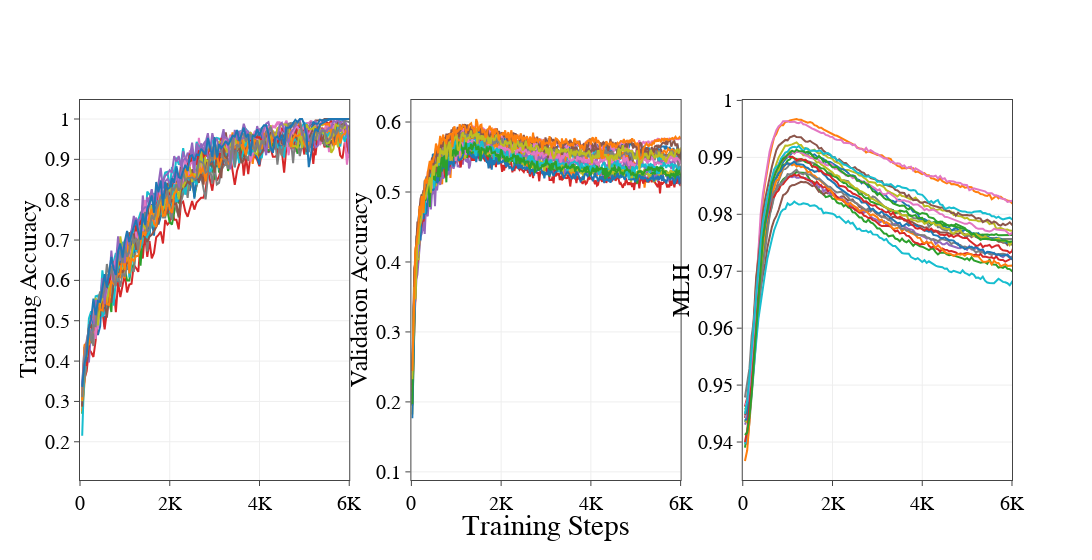

Notebook code for this chart:
### Code cell
files = glob("./converted/*.csv")
import plotly.graph_objects as go
from plotly.subplots import make_subplots

fig = make_subplots(rows=1, cols=3, shared_xaxes=True, x_title="Training Steps")
for f in files:
    df = pd.read_csv(f)

    acc_train = df.loc[df.metric == "acc/train"]
    fig.add_trace(
        go.Scatter(x=acc_train.step, y=acc_train.value),
        row=1, col=1
    )

    acc_val = df.loc[df.metric == "acc/val"]
    fig.add_trace(
        go.Scatter(x=acc_val.step, y=acc_val.value),
        row=1, col=2
    )
    
    mlh = df.loc[df.metric == "mlh/train"]
    fig.add_trace(
        go.Scatter(x=mlh.step, y=mlh.value),
        row=1, col=3,
        
    )

fig.update_layout(showlegend=False, width=1500)
fig.update_xaxes(
    range=[0, 6000],
    tickmode='array',
    tickvals=[0, 2000, 4000, 6000],
    ticktext=["0", "2K", "4K", "6K"]
)

fig.update_yaxes(title_text="Training Accuracy", row=1, col=1)
fig.update_yaxes(title_text="Validation Accuracy", row=1, col=2)
fig.update_yaxes(title_text="MLH", row=1, col=3)
fig.update_yaxes(title_standoff=1)

fig.update_layout(
    font=dict(
        family="Times New Roman",
        size=29,
        color="Black",
    ), 
    autosize=True,
    # coloraxis={"colorscale":"inferno"}
)
fig.update_annotations(font_size=29)

fig.update_layout(template='none', font={'size': 20, "family":'Times New Roman', "color":"#000000"}, title=None, legend_borderwidth=1)
fig.update_xaxes(mirror=True, ticks="outside", showline=True, automargin=True, showgrid=True)
fig.update_yaxes(mirror=True, ticks="outside", showline=True, automargin=True, showgrid=True)

fig.show()

### Figure 1 — Plotly figure (JSON) as saved in the notebook; plotly's stock layout.template omitted (floating-point values rounded to 4 significant figures; data arrays with more than 128 entries replaced by an {"elided": "..."} marker saying what was removed)
{"data": [{"type": "scatter", "x": {"elided": "276 int values"}, "xaxis": "x", "y": {"elided": "276 float values"}, "yaxis": "y"}, {"type": "scatter", "x": {"elided": "600 int values"}, "xaxis": "x2", "y": {"elided": "600 float values"}, "yaxis": "y2"}, {"type": "scatter", "x": {"elided": "276 int values"}, "xaxis": "x3", "y": {"elided": "276 float values"}, "yaxis": "y3"}, {"type": "scatter", "x": {"elided": "276 int values"}, "xaxis": "x", "y": {"elided": "276 float values"}, "yaxis": "y"}, {"type": "scatter", "x": {"elided": "600 int values"}, "xaxis": "x2", "y": {"elided": "600 float values"}, "yaxis": "y2"}, {"type": "scatter", "x": {"elided": "276 int values"}, "xaxis": "x3", "y": {"elided": "276 float values"}, "yaxis": "y3"}, {"type": "scatter", "x": {"elided": "276 int values"}, "xaxis": "x", "y": {"elided": "276 float values"}, "yaxis": "y"}, {"type": "scatter", "x": {"elided": "600 int values"}, "xaxis": "x2", "y": {"elided": "600 float values"}, "yaxis": "y2"}, {"type": "scatter", "x": {"elided": "276 int values"}, "xaxis": "x3", "y": {"elided": "276 float values"}, "yaxis": "y3"}, {"type": "scatter", "x": {"elided": "276 int values"}, "xaxis": "x", "y": {"elided": "276 float values"}, "yaxis": "y"}, {"type": "scatter", "x": {"elided": "600 int values"}, "xaxis": "x2", "y": {"elided": "600 float values"}, "yaxis": "y2"}, {"type": "scatter", "x": {"elided": "276 int values"}, "xaxis": "x3", "y": {"elided": "276 float values"}, "yaxis": "y3"}, {"type": "scatter", "x": {"elided": "276 int values"}, "xaxis": "x", "y": {"elided": "276 float values"}, "yaxis": "y"}, {"type": "scatter", "x": {"elided": "600 int values"}, "xaxis": "x2", "y": {"elided": "600 float values"}, "yaxis": "y2"}, {"type": "scatter", "x": {"elided": "276 int values"}, "xaxis": "x3", "y": {"elided": "276 float values"}, "yaxis": "y3"}, {"type": "scatter", "x": {"elided": "276 int values"}, "xaxis": "x", "y": {"elided": "276 float values"}, "yaxis": "y"}, {"type": "scatter", "x": {"elided": "600 int values"}, "xaxis": "x2", "y": {"elided": "600 float values"}, "yaxis": "y2"}, {"type": "scatter", "x": {"elided": "276 int values"}, "xaxis": "x3", "y": {"elided": "276 float values"}, "yaxis": "y3"}, {"type": "scatter", "x": {"elided": "276 int values"}, "xaxis": "x", "y": {"elided": "276 float values"}, "yaxis": "y"}, {"type": "scatter", "x": {"elided": "600 int values"}, "xaxis": "x2", "y": {"elided": "600 float values"}, "yaxis": "y2"}, {"type": "scatter", "x": {"elided": "276 int values"}, "xaxis": "x3", "y": {"elided": "276 float values"}, "yaxis": "y3"}, {"type": "scatter", "x": {"elided": "276 int values"}, "xaxis": "x", "y": {"elided": "276 float values"}, "yaxis": "y"}, {"type": "scatter", "x": {"elided": "600 int values"}, "xaxis": "x2", "y": {"elided": "600 float values"}, "yaxis": "y2"}, {"type": "scatter", "x": {"elided": "276 int values"}, "xaxis": "x3", "y": {"elided": "276 float values"}, "yaxis": "y3"}, {"type": "scatter", "x": {"elided": "276 int values"}, "xaxis": "x", "y": {"elided": "276 float values"}, "yaxis": "y"}, {"type": "scatter", "x": {"elided": "600 int values"}, "xaxis": "x2", "y": {"elided": "600 float values"}, "yaxis": "y2"}, {"type": "scatter", "x": {"elided": "276 int values"}, "xaxis": "x3", "y": {"elided": "276 float values"}, "yaxis": "y3"}, {"type": "scatter", "x": {"elided": "276 int values"}, "xaxis": "x", "y": {"elided": "276 float values"}, "yaxis": "y"}, {"type": "scatter", "x": {"elided": "600 int values"}, "xaxis": "x2", "y": {"elided": "600 float values"}, "yaxis": "y2"}, {"type": "scatter", "x": {"elided": "276 int values"}, "xaxis": "x3", "y": {"elided": "276 float values"}, "yaxis": "y3"}, {"type": "scatter", "x": {"elided": "276 int values"}, "xaxis": "x", "y": {"elided": "276 float values"}, "yaxis": "y"}, {"type": "scatter", "x": {"elided": "600 int values"}, "xaxis": "x2", "y": {"elided": "600 float values"}, "yaxis": "y2"}, {"type": "scatter", "x": {"elided": "276 int values"}, "xaxis": "x3", "y": {"elided": "276 float values"}, "yaxis": "y3"}, {"type": "scatter", "x": {"elided": "276 int values"}, "xaxis": "x", "y": {"elided": "276 float values"}, "yaxis": "y"}, {"type": "scatter", "x": {"elided": "600 int values"}, "xaxis": "x2", "y": {"elided": "600 float values"}, "yaxis": "y2"}, {"type": "scatter", "x": {"elided": "276 int values"}, "xaxis": "x3", "y": {"elided": "276 float values"}, "yaxis": "y3"}, {"type": "scatter", "x": {"elided": "276 int values"}, "xaxis": "x", "y": {"elided": "276 float values"}, "yaxis": "y"}, {"type": "scatter", "x": {"elided": "600 int values"}, "xaxis": "x2", "y": {"elided": "600 float values"}, "yaxis": "y2"}, {"type": "scatter", "x": {"elided": "276 int values"}, "xaxis": "x3", "y": {"elided": "276 float values"}, "yaxis": "y3"}, {"type": "scatter", "x": {"elided": "276 int values"}, "xaxis": "x", "y": {"elided": "276 float values"}, "yaxis": "y"}, {"type": "scatter", "x": {"elided": "600 int values"}, "xaxis": "x2", "y": {"elided": "600 float values"}, "yaxis": "y2"}, {"type": "scatter", "x": {"elided": "276 int values"}, "xaxis": "x3", "y": {"elided": "276 float values"}, "yaxis": "y3"}, {"type": "scatter", "x": [], "xaxis": "x", "y": [], "yaxis": "y"}, {"type": "scatter", "x": [], "xaxis": "x2", "y": [], "yaxis": "y2"}, {"type": "scatter", "x": [], "xaxis": "x3", "y": [], "yaxis": "y3"}, {"type": "scatter", "x": {"elided": "276 int values"}, "xaxis": "x", "y": {"elided": "276 float values"}, "yaxis": "y"}, {"type": "scatter", "x": {"elided": "600 int values"}, "xaxis": "x2", "y": {"elided": "600 float values"}, "yaxis": "y2"}, {"type": "scatter", "x": {"elided": "276 int values"}, "xaxis": "x3", "y": {"elided": "276 float values"}, "yaxis": "y3"}, {"type": "scatter", "x": {"elided": "276 int values"}, "xaxis": "x", "y": {"elided": "276 float values"}, "yaxis": "y"}, {"type": "scatter", "x": {"elided": "600 int values"}, "xaxis": "x2", "y": {"elided": "600 float values"}, "yaxis": "y2"}, {"type": "scatter", "x": {"elided": "276 int values"}, "xaxis": "x3", "y": {"elided": "276 float values"}, "yaxis": "y3"}, {"type": "scatter", "x": {"elided": "276 int values"}, "xaxis": "x", "y": {"elided": "276 float values"}, "yaxis": "y"}, {"type": "scatter", "x": {"elided": "600 int values"}, "xaxis": "x2", "y": {"elided": "600 float values"}, "yaxis": "y2"}, {"type": "scatter", "x": {"elided": "276 int values"}, "xaxis": "x3", "y": {"elided": "276 float values"}, "yaxis": "y3"}, {"type": "scatter", "x": {"elided": "276 int values"}, "xaxis": "x", "y": {"elided": "276 float values"}, "yaxis": "y"}, {"type": "scatter", "x": {"elided": "600 int values"}, "xaxis": "x2", "y": {"elided": "600 float values"}, "yaxis": "y2"}, {"type": "scatter", "x": {"elided": "276 int values"}, "xaxis": "x3", "y": {"elided": "276 float values"}, "yaxis": "y3"}, {"type": "scatter", "x": {"elided": "276 int values"}, "xaxis": "x", "y": {"elided": "276 float values"}, "yaxis": "y"}, {"type": "scatter", "x": {"elided": "600 int values"}, "xaxis": "x2", "y": {"elided": "600 float values"}, "yaxis": "y2"}, {"type": "scatter", "x": {"elided": "276 int values"}, "xaxis": "x3", "y": {"elided": "276 float values"}, "yaxis": "y3"}, {"type": "scatter", "x": {"elided": "276 int values"}, "xaxis": "x", "y": {"elided": "276 float values"}, "yaxis": "y"}, {"type": "scatter", "x": {"elided": "600 int values"}, "xaxis": "x2", "y": {"elided": "600 float values"}, "yaxis": "y2"}, {"type": "scatter", "x": {"elided": "276 int values"}, "xaxis": "x3", "y": {"elided": "276 float values"}, "yaxis": "y3"}], "layout": {"annotations": [{"font": {"size": 29}, "showarrow": false, "text": "Training Steps", "x": 0.5, "xanchor": "center", "xref": "paper", "y": 0, "yanchor": "top", "yref": "paper", "yshift": -30}], "autosize": true, "font": {"color": "#000000", "family": "Times New Roman", "size": 20}, "legend": {"borderwidth": 1}, "showlegend": false, "title": {}, "width": 1500, "xaxis": {"anchor": "y", "automargin": true, "domain": [0, 0.2889], "mirror": true, "range": [0, 6000], "showgrid": true, "showline": true, "tickmode": "array", "ticks": "outside", "ticktext": ["0", "2K", "4K", "6K"], "tickvals": [0, 2000, 4000, 6000]}, "xaxis2": {"anchor": "y2", "automargin": true, "domain": [0.3556, 0.6444], "mirror": true, "range": [0, 6000], "showgrid": true, "showline": true, "tickmode": "array", "ticks": "outside", "ticktext": ["0", "2K", "4K", "6K"], "tickvals": [0, 2000, 4000, 6000]}, "xaxis3": {"anchor": "y3", "automargin": true, "domain": [0.7111, 1], "mirror": true, "range": [0, 6000], "showgrid": true, "showline": true, "tickmode": "array", "ticks": "outside", "ticktext": ["0", "2K", "4K", "6K"], "tickvals": [0, 2000, 4000, 6000]}, "yaxis": {"anchor": "x", "automargin": true, "domain": [0, 1], "mirror": true, "showgrid": true, "showline": true, "ticks": "outside", "title": {"standoff": 1, "text": "Training Accuracy"}}, "yaxis2": {"anchor": "x2", "automargin": true, "domain": [0, 1], "mirror": true, "showgrid": true, "showline": true, "ticks": "outside", "title": {"standoff": 1, "text": "Validation Accuracy"}}, "yaxis3": {"anchor": "x3", "automargin": true, "domain": [0, 1], "mirror": true, "showgrid": true, "showline": true, "ticks": "outside", "title": {"standoff": 1, "text": "MLH"}}}}
